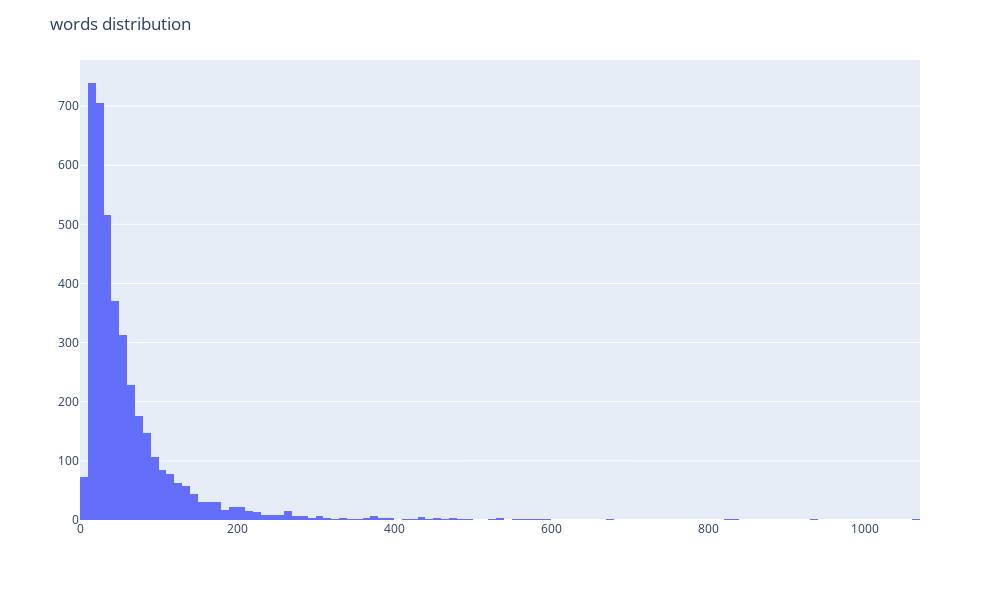

The notebook cell saved with this chart:
### Code cell
wordhist = npt.word_distribution(title='words distribution')
wordhist.write_html("Resources/wordhistogram.html")
wordhist

### Figure 1 — Plotly figure (JSON) as saved in the notebook; plotly's stock layout.template omitted (floating-point values rounded to 4 significant figures; data arrays with more than 128 entries replaced by an {"elided": "..."} marker saying what was removed)
{"data": [{"alignmentgroup": "True", "bingroup": "x", "hovertemplate": "review_clean_length=%{x}<br>count=%{y}<extra></extra>", "legendgroup": "", "marker": {"color": "#636efa"}, "name": "", "offsetgroup": "", "orientation": "v", "showlegend": false, "type": "histogram", "x": {"elided": "4004 int values"}, "xaxis": "x", "yaxis": "y"}], "layout": {"barmode": "relative", "height": 600, "legend": {"tracegroupgap": 0}, "margin": {"t": 60}, "title": {"text": "words distribution"}, "width": 1000, "xaxis": {"anchor": "y", "domain": [0, 1], "title": {"text": ""}}, "yaxis": {"anchor": "x", "domain": [0, 1], "title": {"text": ""}}}}
